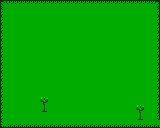

The image is a tile-based game level rendered from a .tmx file. Its description and complete source (layers, tilesets, objects, tile grids) follow:
An orthogonal 20x16 tile map with 8x8 px tiles, 1 tile layer (Tile Layer 1).

<map version="1.10" tiledversion="1.11.2" orientation="orthogonal" renderorder="right-down" width="20" height="16" tilewidth="8" tileheight="8" infinite="0" nextlayerid="2" nextobjectid="1">
 <tileset firstgid="1" source="tileset0_testing.tsx" />
 <layer id="1" name="Tile Layer 1" width="20" height="16">
  <data encoding="csv">
13,14,14,14,14,14,14,14,14,14,14,14,14,14,14,14,14,14,14,15,
16,5,5,5,5,5,5,5,5,5,5,5,5,5,5,5,5,5,5,11,
16,5,5,5,5,5,5,5,5,5,5,5,5,5,5,5,5,5,5,11,
16,5,5,5,5,5,5,5,5,5,5,5,5,5,5,5,5,5,5,11,
16,5,5,5,5,5,5,5,5,5,5,5,5,5,5,5,5,5,5,11,
16,5,5,5,5,5,5,5,5,5,5,5,5,5,5,5,5,5,5,11,
16,5,5,5,5,5,5,5,5,5,5,5,5,5,5,5,5,5,5,11,
16,5,5,5,5,5,5,5,5,5,5,5,5,5,5,5,5,5,5,11,
16,5,5,5,5,5,5,5,5,5,5,5,5,5,5,5,5,5,5,11,
16,5,5,5,5,5,5,5,5,5,5,5,5,5,5,5,5,5,5,11,
16,5,5,5,5,5,5,5,5,5,5,5,5,5,5,5,5,5,5,11,
16,5,5,5,5,5,5,5,5,5,5,5,5,5,5,5,5,5,5,11,
16,5,5,5,5,19,5,5,5,5,5,5,5,5,5,5,5,5,5,11,
16,5,5,5,5,18,5,5,5,5,5,5,5,5,5,5,5,19,5,11,
16,5,5,5,5,5,5,5,5,5,5,5,5,5,5,5,5,18,5,11,
12,9,9,9,9,9,9,9,9,9,9,9,9,9,9,9,9,9,9,9
</data>
 </layer>
</map>
